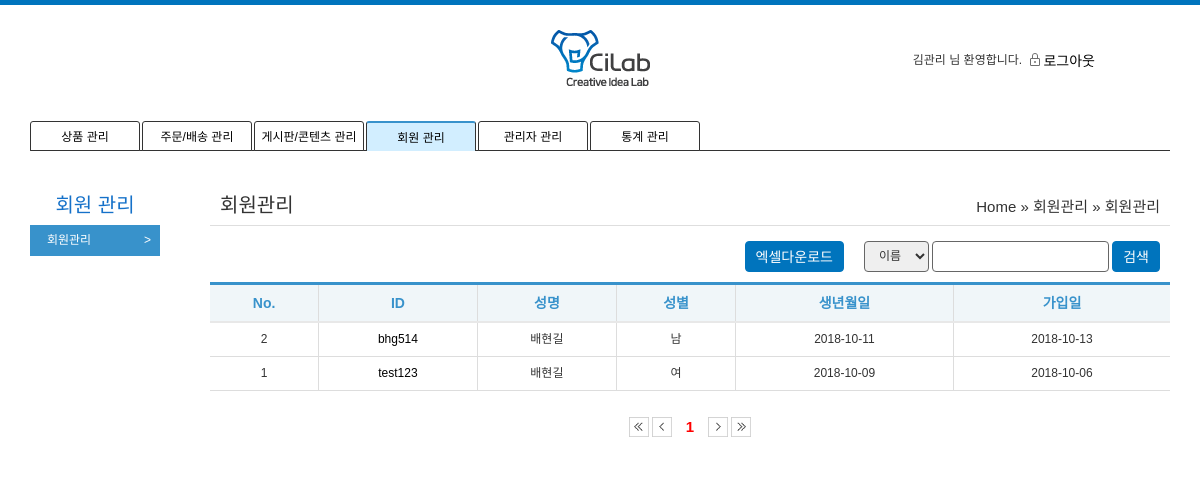
The page /admin/um/list.php (signed in) on the database as committed earlier.
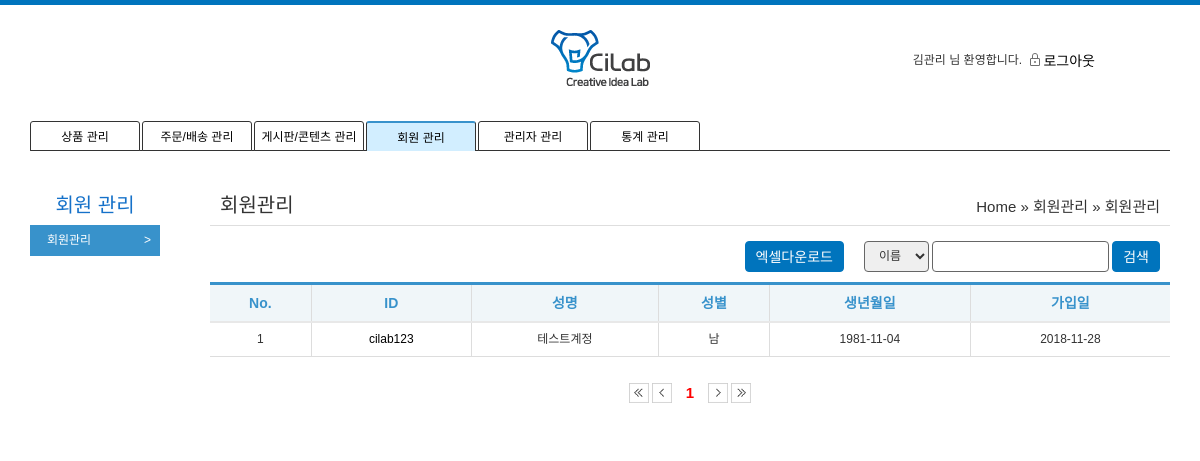
The same page on the database as committed later.
### tables this page shows
CREATE TABLE `tb_user` (
  `pk_no` int(11) NOT NULL,
  `fd_id` varchar(50) DEFAULT NULL,
  `fd_pw` varchar(100) DEFAULT NULL,
  `fd_name` varchar(50) DEFAULT NULL,
  `fd_hp` varchar(50) DEFAULT NULL,
  `fd_mail` varchar(50) DEFAULT NULL,
  `fd_zip` varchar(50) DEFAULT NULL,
  `fd_address1` varchar(50) DEFAULT NULL,
  `fd_address2` varchar(50) DEFAULT NULL,
  `fd_address3` varchar(50) DEFAULT NULL,
  `fd_address4` varchar(50) DEFAULT NULL,
  `fd_reception` char(1) DEFAULT NULL,
  `fd_date` date DEFAULT NULL,
  `fd_gender` char(1) DEFAULT NULL,
  `fd_birthday` date DEFAULT NULL,
  `fd_type` char(1) DEFAULT 'u'
);

### admin/um/list.php (the view, shortened to what this page needs)
<?php
	include '../admin_header.php';
	include './side.php';
	include_once("../../common.php");
	$page = $_GET['page'] ?? 1;
	$search = $_GET['search'] ?? '';
	$query_string = $_SERVER['QUERY_STRING'];
	$query_arr = explode('&', $query_string);
	$query_string ="";
	foreach ($query_arr as $query) {
		$query_sp = explode('=', $query);
		if($query_sp[0]!='page'){
			$query_string .= $query."&";
		}
	}
?>
<section class="container">
	<div>
		<div class="admin_title">회원관리</div>
		<div class="admin_position">Home  » 회원관리 » 회원관리</div>
		<hr class="garo" style="display: block;">
	</div>
	<div class="search_div">
		<select id="search_select">
			<option value="order_number">이름</option>
		</select>
		<input type="text" id="search_input">
		<a class="btn type05" id="user_search_btn">검색</a>
	</div>
	<div class="btn_div">
		<a class="btn type05" href="../data_download.php?type1=user">엑셀다운로드</a>
	</div>
	<table class="list-table">
		<thead class="admin_list">
			<tr>
				<th scope="col" class="thead_th">No.</th>
				<th scope="col" class="thead_th">ID</th>
				<th scope="col" class="thead_th">성명</th>
				<th scope="col" class="thead_th">성별</th>
				<th scope="col" class="thead_th">생년월일</th>
				<th scope="col" class="thead_th">가입일</th>
			</tr>
		</thead>
		<tbody>
				<?php
					$result = while_get_user_list($page,$search,"tb_user");
					while ($r = mysqli_fetch_array($result)) {
				?>
			<tr>
				<td class="tbody_td"><?= $r['row']?></td>
				<td class="tbody_td"><a href="detail.php?no=<?=$r["pk_no"]?>"><?= $r['fd_id']?></a></td>
				<td class="tbody_td"><?=$r['fd_name']?></td>
				<td class="tbody_td"><?php if($r['fd_gender']=='m') echo '남';else echo '여';?></td>
				<td class="tbody_td"><?=$r['fd_birthday']?></td>
				<td class="tbody_td"><?=$r['fd_date']?></td>
			</tr>
			<?php
				}
			?>
		</tbody>
	</table>
	<div class="page_nav">
		<a href="?<?=$query_string?>page=1">
			<img src="/images/icon/btn_first.png" alt="pre" id="first_img" class="page_nav_btn">
		</a>
		<a href="?<?=$query_string?>page=<?php if($page>1){ echo $page-1;}else{ echo '1';} ?>">
			<img src="/images/icon/btn_prev.png" alt="pre" id="prev_img" class="page_nav_btn" >
		</a>
		<?php
			$total_count = user_count($search);
			$page_info = make_page($page,$total_count,$query_string,10);
		?>
		<a href="?<?=$query_string?>page=<?php if($page<$page_info[0]){ echo $page+1;}else{ echo $page_info[1];} ?>">
			<img src="/images/icon/btn_next.png" alt="pre" id="next_img" class="page_nav_btn">
		</a>
		<a href="?<?=$query_string?>page=<?=$page_info[0]?>">
			<img src="/images/icon/btn_last.png" alt="pre" id="last_img" class="page_nav_btn">
		</a>
	</div>
</section>
</body>
</html>

### common.php (shortened to what this page needs)
<?php
	include_once('config/db_config.php');
	$mysqli = new mysqli($host, $user, $pw, $dbName);
    function make_page($page,$total_count,$query_string,$count){
    	if($page%$count==1)
			$start_num = $page;
		else
			$start_num = (ceil($page/$count)-1)*$count+1;
		$total_count = $total_count[0];
		$page_size = $count+$start_num-1;
		$total_page = ceil($total_count/$count);
		if($page_size>$total_page){
			$for_end = $total_page;
		}else{
			$for_end = $page_size;
		};
		for($i=$start_num; $i<=$for_end;$i++){
			if ($page ==$i){
				echo "<a class = 'page_num on'>".$i."</a>";
			}else{
				echo "<a href='?".$query_string."page=".$i."' class = 'page_nav_btn page_num'>".$i."</a>";
			}
		}
		return [$total_page,$for_end];
    }
	function query_send($query){
		global $mysqli;
		return mysqli_query($mysqli, $query);
	}
	function while_get_user_list($start_num,$search,$table){
		$start_num = ($start_num-1)*10;
		$query = 'select @ROWNUM := @ROWNUM + 1 AS row, n.* from '.$table.' n, (SELECT @ROWNUM := 0) R where fd_name like "%'.$search.'%" order by row desc limit '.$start_num.', 10';
		$result = query_send($query);
		return $result;
	}
	function user_count($search){
		$table = 'tb_user';
		$query = "select count(*) from ".$table." where fd_name like '%".$search."%' ";
		$result = query_send($query);
		$count = mysqli_fetch_array($result);
		return $count;
	}
?>

Rows that differ between the two databases and show on the page:
removed tb_user: row "2", fd "bhg514", fd_name "배현길", fd_gender "남", fd_birthday "2018-10-11", fd_date "2018-10-13"
removed tb_user: row "1", fd "test123", fd_name "배현길", fd_gender "여", fd_birthday "2018-10-09", fd_date "2018-10-06"
added tb_user: row "1", fd "cilab123", fd_name "테스트계정", fd_gender "남", fd_birthday "1981-11-04", fd_date "2018-11-28"
